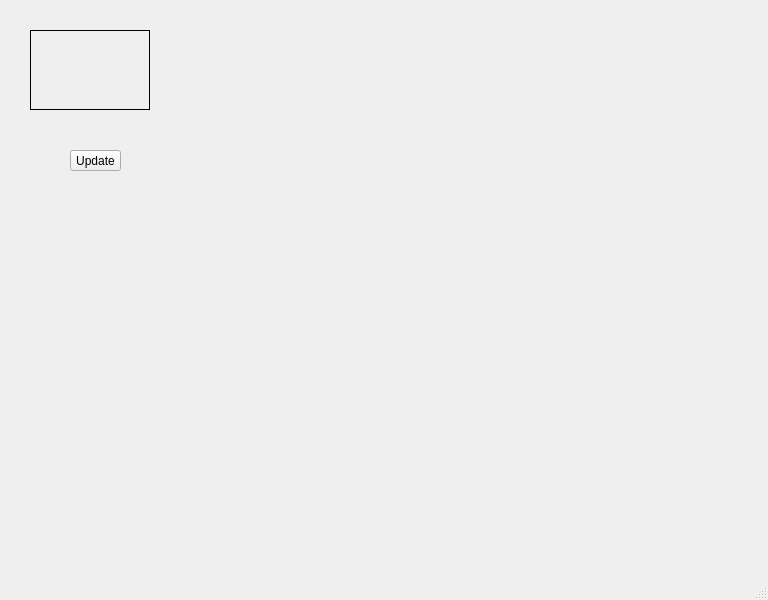
<?xml version="1.0" encoding="UTF-8"?>
<ui version="4.0">
 <class>MainWindow</class>
 <widget class="QMainWindow" name="MainWindow">
  <property name="geometry">
   <rect>
    <x>0</x>
    <y>0</y>
    <width>768</width>
    <height>600</height>
   </rect>
  </property>
  <property name="windowTitle">
   <string>MainWindow</string>
  </property>
  <property name="dockNestingEnabled">
   <bool>false</bool>
  </property>
  <property name="ddd" stdset="0">
   <string/>
  </property>
  <widget class="QWidget" name="centralwidget">
   <widget class="QToolButton" name="toolButton">
    <property name="geometry">
     <rect>
      <x>70</x>
      <y>150</y>
      <width>51</width>
      <height>21</height>
     </rect>
    </property>
    <property name="text">
     <string>Update</string>
    </property>
   </widget>
   <widget class="QFrame" name="frame">
    <property name="geometry">
     <rect>
      <x>30</x>
      <y>30</y>
      <width>120</width>
      <height>80</height>
     </rect>
    </property>
    <property name="frameShape">
     <enum>QFrame::Box</enum>
    </property>
    <property name="frameShadow">
     <enum>QFrame::Plain</enum>
    </property>
   </widget>
  </widget>
  <widget class="QMenuBar" name="menubar">
   <property name="geometry">
    <rect>
     <x>0</x>
     <y>0</y>
     <width>768</width>
     <height>18</height>
    </rect>
   </property>
  </widget>
  <widget class="QStatusBar" name="statusbar"/>
 </widget>
 <resources/>
 <connections/>
</ui>
